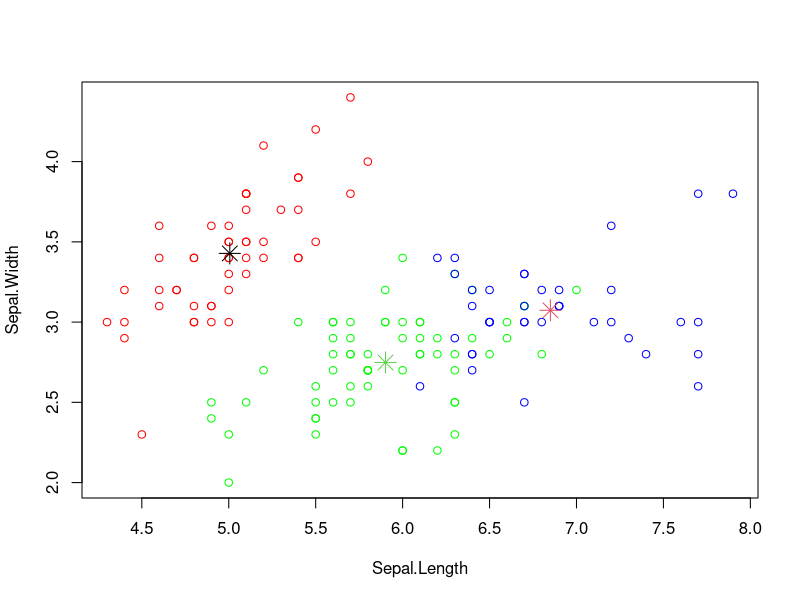
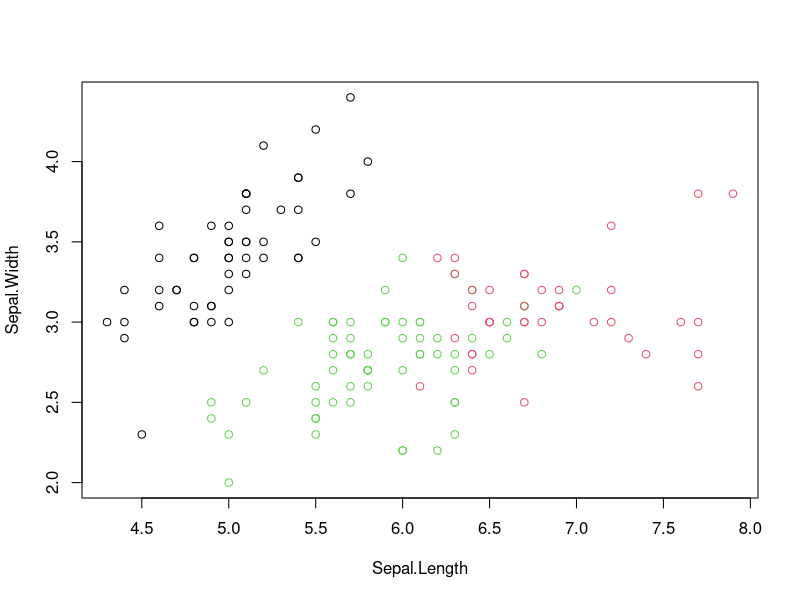

The R script that drew these images, in order:
newiris <-iris
#print(iris)
newiris$Species <- NULL
kc <- kmeans(newiris,3)
print(kc)
print(kc$cluster)
table(iris$Species,kc$cluster)
cluster_colors <- c("red", "blue", "green")
plot(newiris[c("Sepal.Length","Sepal.Width")],col = cluster_colors[kc$cluster])

points(kc$centers[,c("Sepal.Length","Sepal.Width")],col=1:3,pch=8,cex=2)
dev.off()
plot(newiris[c("Sepal.Length","Sepal.Width")],col = kc$cluster)